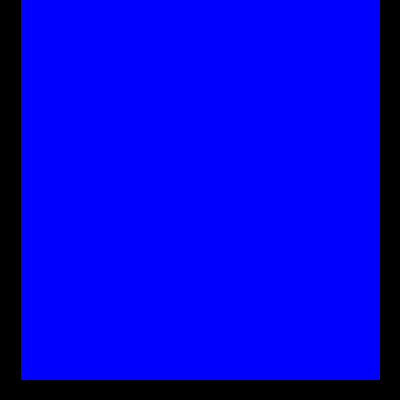
Frame 1 (no input)
Frame 60 (the mouse pressed at the canvas centre just before this capture): identical to frame 1, image omitted
Frame 120 (the mouse held since frame 60 and released just before this capture): identical to frame 1, image omitted

The Processing sketch that drew this single still picture (run headless with seeded random() and noise(); from frame 60 on, the mouse is pressed at the canvas centre):

// Processing sketch: processing_90971
// ── processing_90971.pde

int [] para = new int [5];
//square
float a = 20;
int speedA = 1;
//ellipse
float b = 360;
int speedB = -1;
//rect
float c = 350;
int speedC = -1;
//triangle
float d1 = random(0,255);
float d2 = random(0,255);
float d3 = random(0,255);
//quad
float e = 380;
int speedE = -1;

void setup ()
{
  size (400,400);
}

void draw ()
{
  background (0,0,255);
  // drawing black region
  fill(0);
  rect (0,0,20,height);
  rect (0,380,width,20);
  rect (380,0,20,height);
  for (int i = 0; i < para.length/2; i ++)
  {
   if((mouseX <= 20 && mouseX > 0) || (mouseX >= 380 && mouseX < 400) || (mouseY >= 380 && mouseY < 400))
   {
    //square 
    fill(255,255,0);
    rect(a,160,40,40);
    a = a + speedA;
    if(a == 340)
    {
      speedA = -1;
    }
    if(a == 20)
    {
      speedA = 1;
    }
    //ellipse
    fill(255,0,255);
    ellipse(b,100,30,30);
    b = b + speedB;
    if(b == 40)
    {
      speedB = 1;
    }
    if(b == 360)
    {
      speedB = -1;
    }
    //quad
    fill(0,255,0);
    quad(e,280,380,280,380,300,350,320);
    e = e + speedE;
    if(e == 20)
    {
     speedE = 1;
    }
    if(e == 380)
    {
      speedE = -1;
    }
    //triangle
    fill(d1,d2,d3);
    triangle(150, 0, 120,40,180,40);   
    
    //rectangle
    fill(255,0,0);
    rect(230, c,20,40 );
    c = c + speedC;
    if(c == 0)
    {
      speedC = 1;
    }
    if(c == 340)
    {
      speedC = -1;
    }
   }
  }
}
